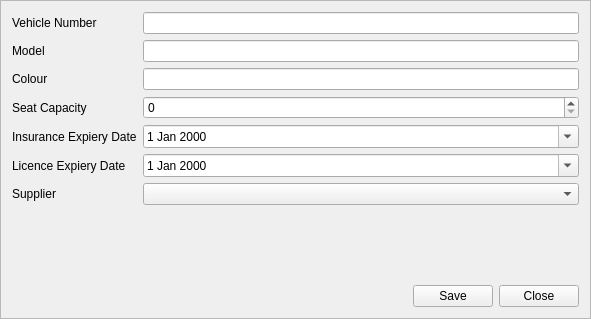
<?xml version="1.0" encoding="UTF-8"?>
<ui version="4.0">
 <class>AddVehicleFrame</class>
 <widget class="QFrame" name="AddVehicleFrame">
  <property name="geometry">
   <rect>
    <x>0</x>
    <y>0</y>
    <width>591</width>
    <height>319</height>
   </rect>
  </property>
  <property name="windowTitle">
   <string>Save Vehicle</string>
  </property>
  <property name="frameShape">
   <enum>QFrame::StyledPanel</enum>
  </property>
  <property name="frameShadow">
   <enum>QFrame::Raised</enum>
  </property>
  <layout class="QVBoxLayout" name="verticalLayout">
   <item>
    <layout class="QFormLayout" name="formLayout">
     <item row="0" column="0">
      <widget class="QLabel" name="label">
       <property name="text">
        <string>Vehicle Number</string>
       </property>
      </widget>
     </item>
     <item row="1" column="0">
      <widget class="QLabel" name="label_2">
       <property name="text">
        <string>Model</string>
       </property>
      </widget>
     </item>
     <item row="2" column="0">
      <widget class="QLabel" name="label_3">
       <property name="text">
        <string>Colour</string>
       </property>
      </widget>
     </item>
     <item row="3" column="0">
      <widget class="QLabel" name="label_4">
       <property name="text">
        <string>Seat Capacity</string>
       </property>
      </widget>
     </item>
     <item row="4" column="0">
      <widget class="QLabel" name="label_5">
       <property name="text">
        <string>Insurance Expiery Date</string>
       </property>
      </widget>
     </item>
     <item row="5" column="0">
      <widget class="QLabel" name="label_6">
       <property name="text">
        <string>Licence Expiery Date</string>
       </property>
      </widget>
     </item>
     <item row="6" column="0">
      <widget class="QLabel" name="label_7">
       <property name="text">
        <string>Supplier</string>
       </property>
      </widget>
     </item>
     <item row="0" column="1">
      <widget class="QLineEdit" name="txt_vehicle_no"/>
     </item>
     <item row="1" column="1">
      <widget class="QLineEdit" name="txt_model"/>
     </item>
     <item row="2" column="1">
      <widget class="QLineEdit" name="txt_color"/>
     </item>
     <item row="3" column="1">
      <widget class="QSpinBox" name="spn_seats"/>
     </item>
     <item row="4" column="1">
      <widget class="QDateEdit" name="dt_insurance">
       <property name="calendarPopup">
        <bool>true</bool>
       </property>
      </widget>
     </item>
     <item row="5" column="1">
      <widget class="QDateEdit" name="dt_licence">
       <property name="calendarPopup">
        <bool>true</bool>
       </property>
      </widget>
     </item>
     <item row="6" column="1">
      <widget class="QComboBox" name="cmb_supplier"/>
     </item>
    </layout>
   </item>
   <item>
    <layout class="QHBoxLayout" name="horizontalLayout">
     <item>
      <spacer name="horizontalSpacer">
       <property name="orientation">
        <enum>Qt::Horizontal</enum>
       </property>
       <property name="sizeHint" stdset="0">
        <size>
         <width>40</width>
         <height>20</height>
        </size>
       </property>
      </spacer>
     </item>
     <item>
      <widget class="QPushButton" name="btn_save">
       <property name="text">
        <string>Save</string>
       </property>
      </widget>
     </item>
     <item>
      <widget class="QPushButton" name="btn_close">
       <property name="text">
        <string>Close</string>
       </property>
      </widget>
     </item>
    </layout>
   </item>
  </layout>
 </widget>
 <resources/>
 <connections>
  <connection>
   <sender>btn_close</sender>
   <signal>clicked()</signal>
   <receiver>AddVehicleFrame</receiver>
   <slot>close()</slot>
   <hints>
    <hint type="sourcelabel">
     <x>537</x>
     <y>291</y>
    </hint>
    <hint type="destinationlabel">
     <x>295</x>
     <y>159</y>
    </hint>
   </hints>
  </connection>
 </connections>
</ui>
